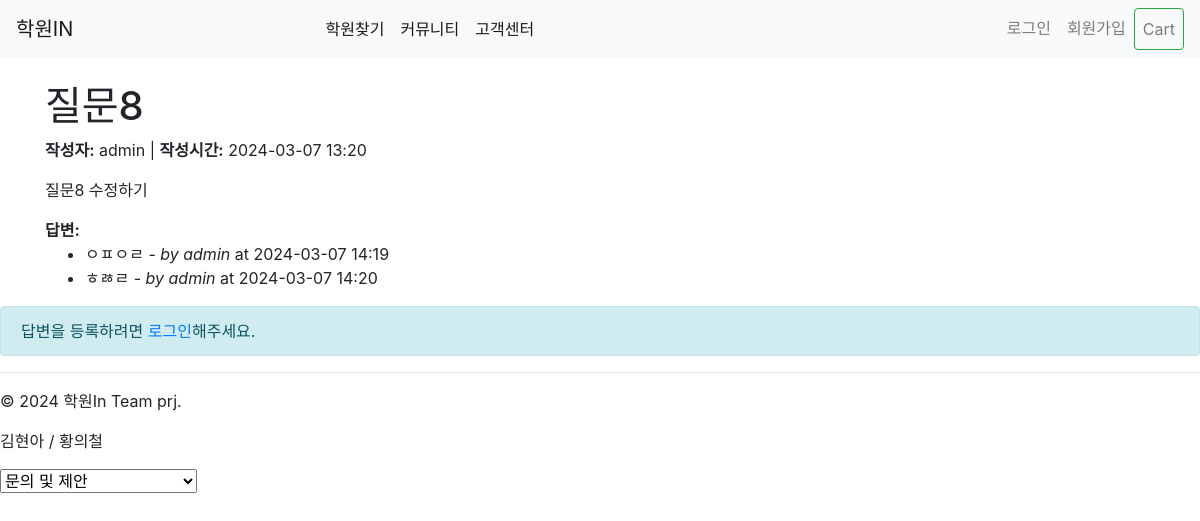
Page /question/8/ on the committed database.
### cs/models.py (models this page shows, shortened)
class Question(models.Model):
    author = models.ForeignKey(User, on_delete=models.CASCADE, null=True, blank=True, related_name='questions')
    photo = models.ImageField(upload_to='cs_photo/%Y/%m/%d', null=True, blank=True)
    subject = models.CharField(max_length=200)
    content = models.TextField()
    created = models.DateTimeField(auto_now_add=True)
    updated = models.DateTimeField(auto_now=True)
    class Meta:
        ordering = ['-updated']

class Answer(models.Model):
    question = models.ForeignKey(Question, on_delete=models.CASCADE, related_name='answers')
    author = models.ForeignKey(User, on_delete=models.CASCADE, related_name='admin_answers')  # 관리자에 의한 답변
    content = models.TextField()
    created = models.DateTimeField(auto_now_add=True)
    updated = models.DateTimeField(auto_now=True)

### cs/views.py (the view)
# urls.py: path('<int:question_id>/', question_detail, name='question_detail'),
def question_detail(request, question_id):
    question = get_object_or_404(Question, pk=question_id)
    form = AnswerForm()  # 답변 등록 폼 인스턴스 생성
    return render(request, 'cs/question_detail.html', {'question_detail': question, 'form': form})

### cs/forms.py
class AnswerForm(forms.ModelForm):
    class Meta:
        model = Answer
        fields = ['content']
        widgets = {
            'content': forms.Textarea(attrs={'placeholder': '내용을 입력하세요.', 'class': 'form-control', 'rows': 5}),
        }
        labels = {
            'content': '답변내용',
        }

### cs/templates/cs/question_detail.html (shortened to what this page needs)
{% extends 'base.html' %}
{% block content %}
<div class="container mt-4">
    <h1>{{ question_detail.subject }}</h1>
    <p>
        {% if question_detail.author %}
            <strong>작성자:</strong> {{ question_detail.author.username }}
        {% else %}
            <strong>작성자:</strong> 익명
        {% endif %}
        | <strong>작성시간:</strong> {{ question_detail.created|date:"Y-m-d H:i" }}
    </p>
    <p>{{ question_detail.content }}</p>
    <div class="mt-3">
        <strong>답변:</strong>
        <ul>
            {% for answer in question_detail.answers.all %}
                <li>
                    {{ answer.content }} - <em>by {{ answer.author.username }}</em> at {{ answer.created|date:"Y-m-d H:i" }}
                </li>
            {% endfor %}
        </ul>
    </div>
</div>
{% if user.is_authenticated %}
<form action="{% url 'cs:answer_create' question_detail.id %}" method="post" class="my-3">
    {% csrf_token %}
    {% if form.non_field_errors %}
    <div class="alert alert-danger" role="alert">
        {{ form.non_field_errors }}
    </div>
    {% endif %}
    {% for field in form %}
        <div class="form-group{% if field.errors %} has-danger{% endif %}">
            {{ field.label_tag }}
            {{ field }}
            {% for error in field.errors %}
                <div class="alert alert-danger" role="alert">
                    {{ error }}
                </div>
            {% endfor %}
        </div>
    {% endfor %}
    <button type="submit" class="btn btn-primary">답변등록</button>
</form>
{% else %}
<div class="alert alert-info" role="alert">
    답변을 등록하려면 <a href="{% url 'login' %}">로그인</a>해주세요.
</div>
{% endif %}
{% endblock %}

### rows in the picture
Question: subject "질문8", author.username "admin", created "2024-03-07 13:20", content "질문8 수정하기"
Answer: content "ㅇㅍㅇㄹ", author.username "admin", created "2024-03-07 14:19"
Answer: content "ㅎㅀㄹ", author.username "admin", created "2024-03-07 14:20"
